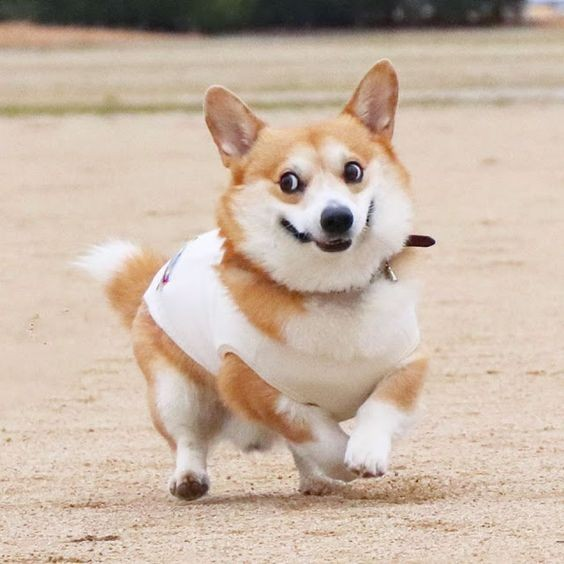
#> input picture dog.jpg, 564 x 564 px
$ python test.py
#> lines starting #> are read from the running program, lines starting #| are printed output that depends on the picture
import cv2 as cv
import numpy as np

# color를 포함해서 이미지 읽기.
img_basic = cv.imread('dog.jpg', cv.IMREAD_COLOR)
#> img_basic is the input picture: shape (564, 564, 3); mean B, G, R 166.3, 182.3, 201.2
cv.imshow('Image Basic', img_basic)
cv.waitKey(0)
cv.imwrite('result1.png', img_basic)

cv.destroyAllWindows()

# 이미지를 흑백컬러로 읽기.
# 읽어들인 이미지를 cvtColor 함수를 통해 특정한 속성을 가지게 할 수 있음.
img_gray = cv.cvtColor(img_basic, cv.COLOR_BGR2GRAY)
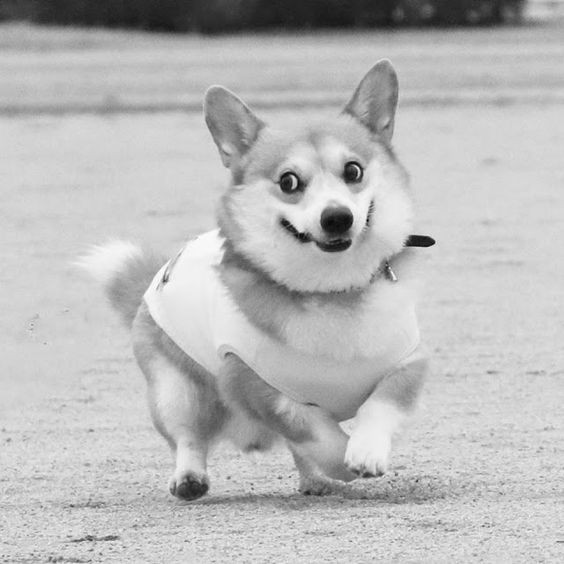
#> img_gray: shape (564, 564); min 1, max 255, mean 186.2
cv.imshow('Image Gray', img_gray)
cv.waitKey(0)
cv.imwrite('result2.png', img_gray)
